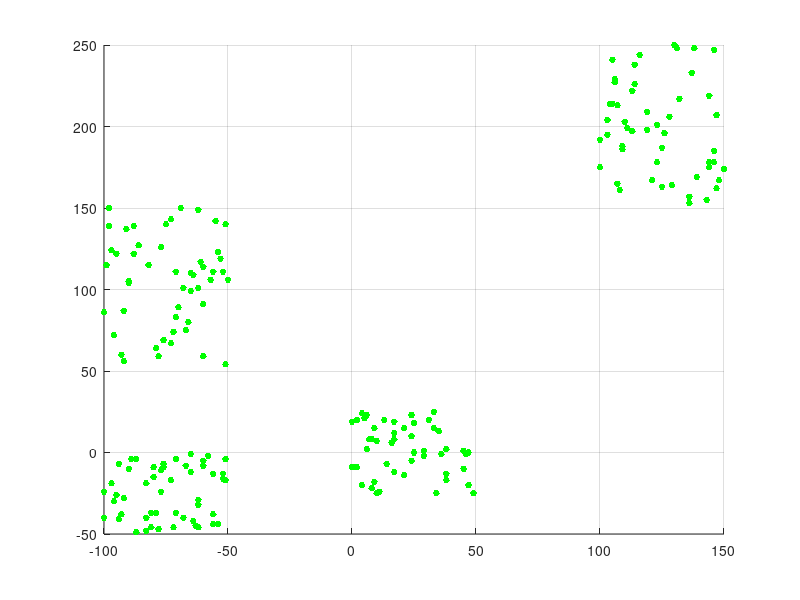

Write the MATLAB code that produced this figure. (Note: this script raises an error after producing the figure.)
% Equipo 8
% Práctica 3 Kmeans
% Parcial 2
clc
clear all
close all
warning off all

numMuestras=200;
k=input("Ingrese el número de clusters (k): ");

%----Creando muestras en la Imagen----
muestras = zeros(2,numMuestras);
%muestras = crearMuestras(numMuestras, n, m)

% muestras(1,:)=randi([-100,500],1,numMuestras);
% muestras(2,:)=randi([-100,500],1,numMuestras);

muestras(1,1:50)=randi([-100,-50],1,50);
muestras(2,1:50)=randi([-50,0],1,50);
muestras(1,51:100)=randi([0,50],1,50);
muestras(2,51:100)=randi([-25,25],1,50);
muestras(1,101:150)=randi([-100,-50],1,50);
muestras(2,101:150)=randi([50,150],1,50);
muestras(1,151:200)=randi([100,150],1,50);
muestras(2,151:200)=randi([150,250],1,50);

%disp('Muestras')
%disp(muestras);

%----Graficando Muestras----
figure(1)
grid on
hold on
plot(muestras(1,:),muestras(2,:),'.g','MarkerSize',15);

%----K_means----
[clusters, centroides]=kmeans(k,numMuestras,muestras);
disp('Centroides')
disp(centroides);

figure(2)
grid on
hold on
for aux=1:k
    color=rand(1,3);
    cstr=strcat('Clase',{' '},string(aux));
    cstr2=strcat('Centroide',{' '},string(aux));
    c = find(clusters(3,:) == aux);
    x = clusters(1,c);
    y = clusters(2,c);
    plot(x,y,'.','MarkerSize',15,'DisplayName',cstr,'color',color)
    plot(centroides(1,aux), centroides(2,aux),'+','MarkerSize',20,'DisplayName',cstr2,'color',color)
    clear x
    clear y
end
xlabel('Atributo 1')
ylabel('Atributo 2')
legend